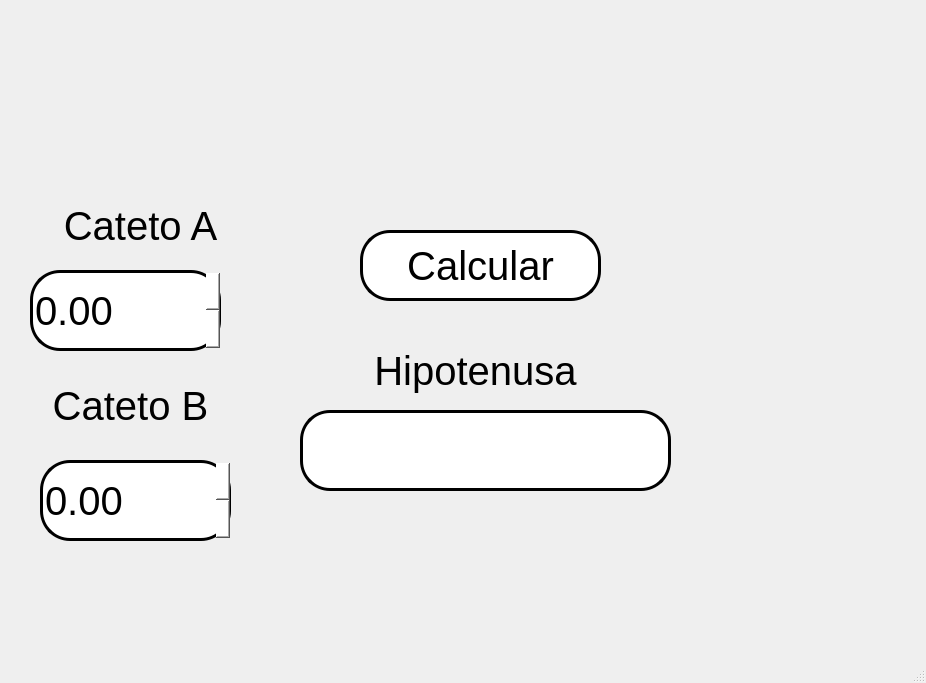
<?xml version="1.0" encoding="UTF-8"?>
<ui version="4.0">
 <class>MainWindow</class>
 <widget class="QMainWindow" name="MainWindow">
  <property name="geometry">
   <rect>
    <x>0</x>
    <y>0</y>
    <width>926</width>
    <height>683</height>
   </rect>
  </property>
  <property name="windowTitle">
   <string>MainWindow</string>
  </property>
  <widget class="QWidget" name="centralwidget">
   <widget class="QLabel" name="label_5">
    <property name="geometry">
     <rect>
      <x>230</x>
      <y>340</y>
      <width>491</width>
      <height>61</height>
     </rect>
    </property>
    <property name="font">
     <font>
      <pointsize>30</pointsize>
     </font>
    </property>
    <property name="text">
     <string>Hipotenusa</string>
    </property>
    <property name="alignment">
     <set>Qt::AlignCenter</set>
    </property>
   </widget>
   <widget class="QLineEdit" name="txt_resultado">
    <property name="geometry">
     <rect>
      <x>300</x>
      <y>410</y>
      <width>371</width>
      <height>81</height>
     </rect>
    </property>
    <property name="font">
     <font>
      <pointsize>30</pointsize>
     </font>
    </property>
    <property name="styleSheet">
     <string notr="true">background-color: rgb(255, 255, 255);
border-radius: 30px;
border: 3px solid black;</string>
    </property>
   </widget>
   <widget class="QLabel" name="label">
    <property name="geometry">
     <rect>
      <x>20</x>
      <y>40</y>
      <width>161</width>
      <height>141</height>
     </rect>
    </property>
    <property name="styleSheet">
     <string notr="true"/>
    </property>
    <property name="text">
     <string/>
    </property>
    <property name="pixmap">
     <pixmap resource="../../Archivos/Recursos.qrc">:/UAT LOGOS/Logo UAT.png</pixmap>
    </property>
    <property name="scaledContents">
     <bool>true</bool>
    </property>
   </widget>
   <widget class="QLabel" name="label_3">
    <property name="geometry">
     <rect>
      <x>640</x>
      <y>0</y>
      <width>281</width>
      <height>211</height>
     </rect>
    </property>
    <property name="styleSheet">
     <string notr="true"/>
    </property>
    <property name="text">
     <string/>
    </property>
    <property name="pixmap">
     <pixmap resource="../../Archivos/Recursos.qrc">:/UAT LOGOS/logo facultad de ingenieria uat.png</pixmap>
    </property>
    <property name="scaledContents">
     <bool>true</bool>
    </property>
   </widget>
   <widget class="QLabel" name="label_7">
    <property name="geometry">
     <rect>
      <x>710</x>
      <y>440</y>
      <width>191</width>
      <height>181</height>
     </rect>
    </property>
    <property name="styleSheet">
     <string notr="true"/>
    </property>
    <property name="text">
     <string/>
    </property>
    <property name="pixmap">
     <pixmap resource="../../Archivos/Recursos.qrc">:/Equipo LOGO/logo equipo 3.jpg</pixmap>
    </property>
    <property name="scaledContents">
     <bool>true</bool>
    </property>
   </widget>
   <widget class="QDoubleSpinBox" name="cat_b">
    <property name="geometry">
     <rect>
      <x>40</x>
      <y>460</y>
      <width>191</width>
      <height>81</height>
     </rect>
    </property>
    <property name="font">
     <font>
      <pointsize>30</pointsize>
     </font>
    </property>
    <property name="styleSheet">
     <string notr="true">background-color: rgb(255, 255, 255);
border-radius: 30px;
border: 3px solid black;</string>
    </property>
   </widget>
   <widget class="QDoubleSpinBox" name="cat_a">
    <property name="geometry">
     <rect>
      <x>30</x>
      <y>270</y>
      <width>191</width>
      <height>81</height>
     </rect>
    </property>
    <property name="font">
     <font>
      <pointsize>30</pointsize>
     </font>
    </property>
    <property name="styleSheet">
     <string notr="true">background-color: rgb(255, 255, 255);
border-radius: 30px;
border: 3px solid black;</string>
    </property>
   </widget>
   <widget class="QLabel" name="label_2">
    <property name="geometry">
     <rect>
      <x>30</x>
      <y>200</y>
      <width>221</width>
      <height>51</height>
     </rect>
    </property>
    <property name="font">
     <font>
      <pointsize>30</pointsize>
     </font>
    </property>
    <property name="text">
     <string>Cateto A</string>
    </property>
    <property name="alignment">
     <set>Qt::AlignCenter</set>
    </property>
   </widget>
   <widget class="QLabel" name="label_4">
    <property name="geometry">
     <rect>
      <x>30</x>
      <y>380</y>
      <width>201</width>
      <height>51</height>
     </rect>
    </property>
    <property name="font">
     <font>
      <pointsize>30</pointsize>
     </font>
    </property>
    <property name="text">
     <string>Cateto B</string>
    </property>
    <property name="alignment">
     <set>Qt::AlignCenter</set>
    </property>
   </widget>
   <widget class="QPushButton" name="btn_calcular">
    <property name="geometry">
     <rect>
      <x>360</x>
      <y>230</y>
      <width>241</width>
      <height>71</height>
     </rect>
    </property>
    <property name="font">
     <font>
      <pointsize>30</pointsize>
     </font>
    </property>
    <property name="styleSheet">
     <string notr="true">background-color: rgb(255, 255, 255);
border-radius: 30px;
border: 3px solid black;</string>
    </property>
    <property name="text">
     <string>Calcular</string>
    </property>
   </widget>
  </widget>
  <widget class="QMenuBar" name="menubar">
   <property name="geometry">
    <rect>
     <x>0</x>
     <y>0</y>
     <width>926</width>
     <height>26</height>
    </rect>
   </property>
  </widget>
  <widget class="QStatusBar" name="statusbar"/>
 </widget>
 <resources>
  <include location="../../Archivos/Recursos.qrc"/>
 </resources>
 <connections/>
</ui>
